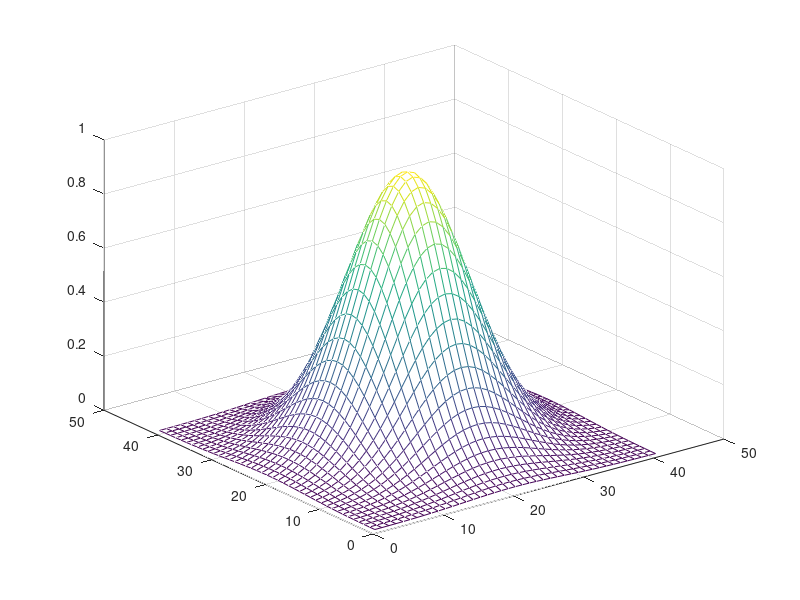

Write MATLAB code to recreate this figure.
% meshgrid(1:3) 
% 
% [x,y]=meshgrid(1:3)
% 
% x =
% 
%           1.00          2.00          3.00
%           1.00          2.00          3.00
%           1.00          2.00          3.00
% 
% 
% y =
% 
%           1.00          1.00          1.00
%           2.00          2.00          2.00
%           3.00          3.00          3.00


% meshgrid builds the grid of points
[x,y] = meshgrid(-2:0.1:2);
% Compute z on the grid
z = exp(-x.^2 - y.^2);
% Plot the surface
mesh(z)
